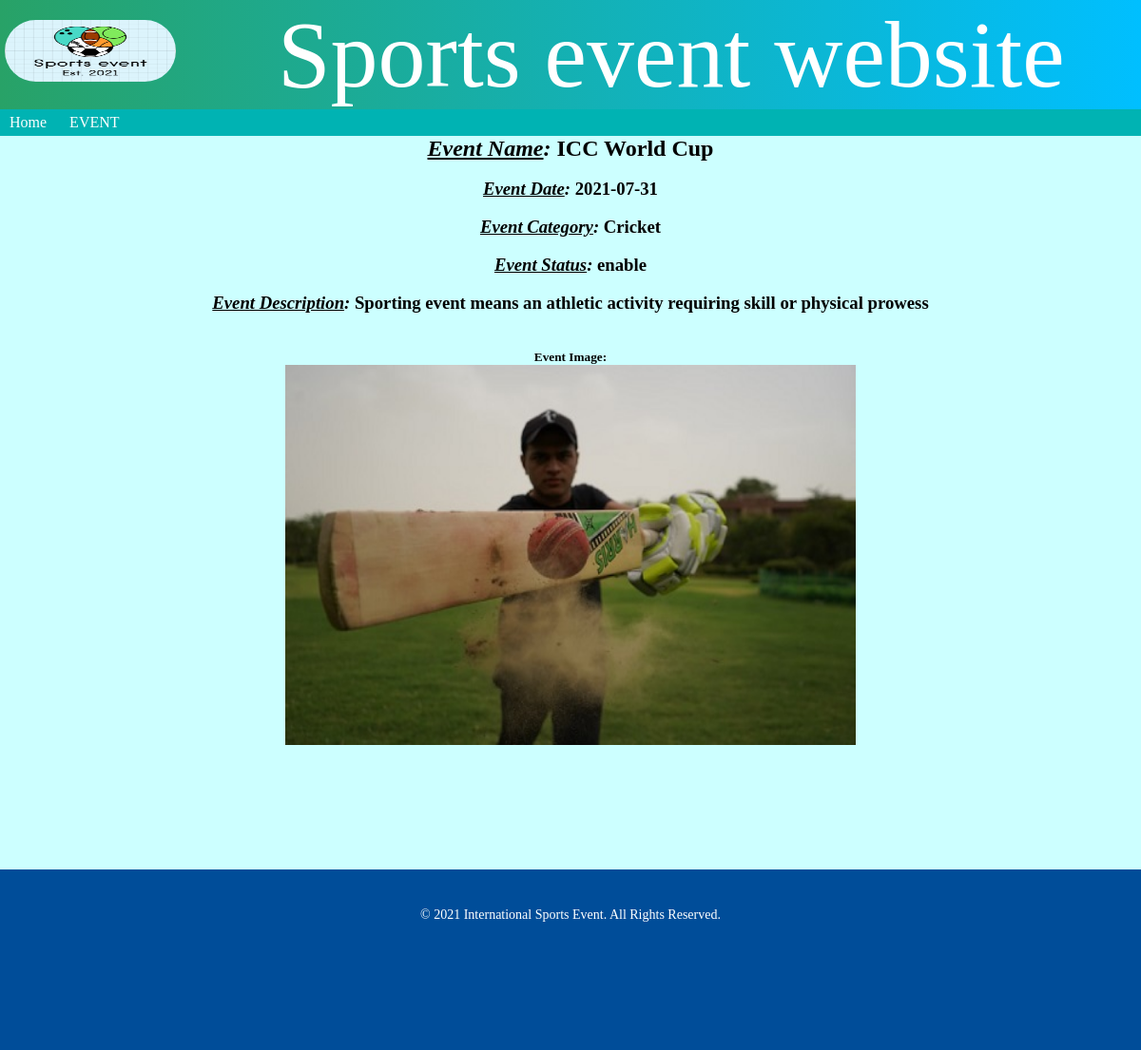
The page /event_details.php?id=9 on the database its author committed.
### tables this page shows
CREATE TABLE `event_details` (
  `Name` varchar(150) NOT NULL,
  `Description` text NOT NULL,
  `Date` date NOT NULL,
  `Image` varchar(50) NOT NULL,
  `Category` varchar(50) NOT NULL,
  `Status` varchar(10) NOT NULL DEFAULT 'Enable',
  `Featured` varchar(5) NOT NULL DEFAULT 'No',
  `Id` int(11) NOT NULL
);

### event_details.php (the view, shortened to what this page needs)
<?php
include("include/config.php");
$eid = $_GET['id'];
$qry1 = "SELECT * FROM event_details WHERE Id = '{$eid}';";
$res1 = mysqli_query($conn ,$qry1);
while ($row = mysqli_fetch_assoc($res1)) {
	$prev_name = $row['Name'];
	$prev_description = $row['Description'];
	$prev_date = $row['Date'];
	$prev_image = $row['Image'];
	$prev_category = $row['Category'];
	$prev_status = $row['Status'];
}
?>
<!DOCTYPE html>
<html lang="en">
	<head>
		<link rel="stylesheet" href="stylesheet.css"/>
	</head>
	<body>
		<div class="wrapper">
			<?php
				include("include/header.php");
			?>
			<div class="subheader">
				<ul>
					<li><a href="index.php">Home</a></li>
					<li><a href="event.php">EVENT</a></li>
				</ul>
			</div>
			<nav class="eventtable">
				<ul>
					<li> <h1><i><u>Event Name</u>:</i> <?php echo $prev_name?> </h1>  </li><br>
					<li> <h3><i><u>Event Date</u>: </i><?php echo $prev_date?> </h3>  </li><br>
					<li> <h3><i><u>Event Category</u>: </i><?php echo $prev_category?> </h3></li><br>
					<li> <h3><i><u>Event Status</u>: </i><?php echo $prev_status?> </h3>  </li><br>
					<li> <h3><i><u>Event Description</u>: </i><?php echo $prev_description?> </h3>  </li><br><br>
					<li>
						<h5>Event Image:</h5>
						<img src="img/<?php echo $prev_image;?>" width=600 height=400>
					</li>
				</ul>
			</nav>
			<?php
				include("include/footer.php");
			?>
		</div>
	</body>
</html>

### stylesheet.css (style rules this page uses)
* { margin: 0 ; padding: 0; }
.wrapper { height: auto; }
.subheader { top: 0; width: 100%; height: auto; float: left; background-color: #00b3b3; min-width: 330px; }
.subheader ul li { display: inline-block; margin: 5px; }
.subheader ul li a { text-decoration: none; color: white; padding: 5px; text-align: center; }
.eventtable { background-color: #ccffff; border: 0px solid gray; text-align: center; height: auto; width: 100%; min-width: 330px; min-height: 800px; }

### rows shown on the page
event_details: Name "ICC World Cup", Date "2021-07-31", Category "Cricket", Status "enable", Description "Sporting event means an athletic activity requiring skill or physical prowess", Image (picture)
